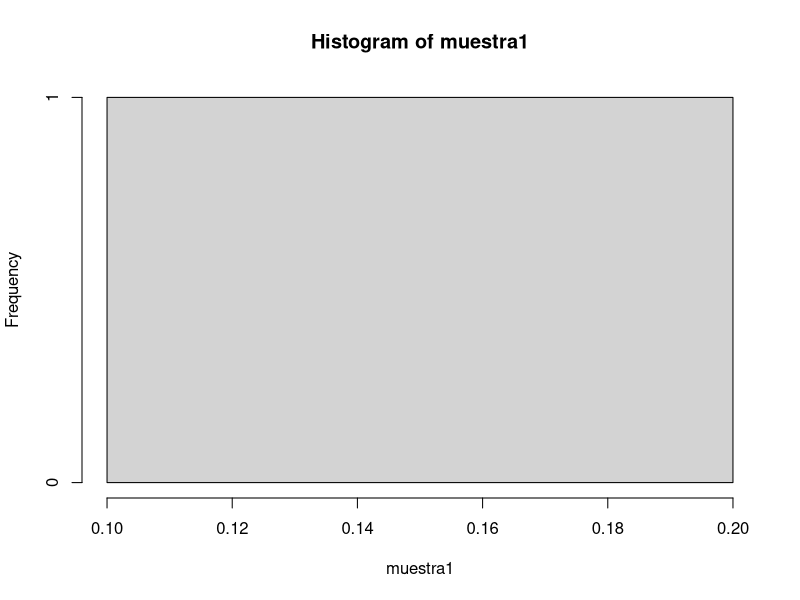
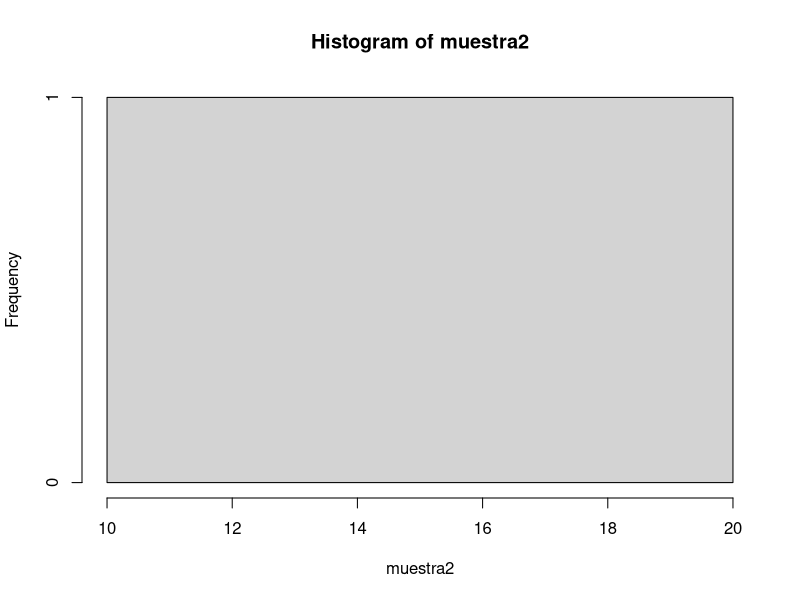
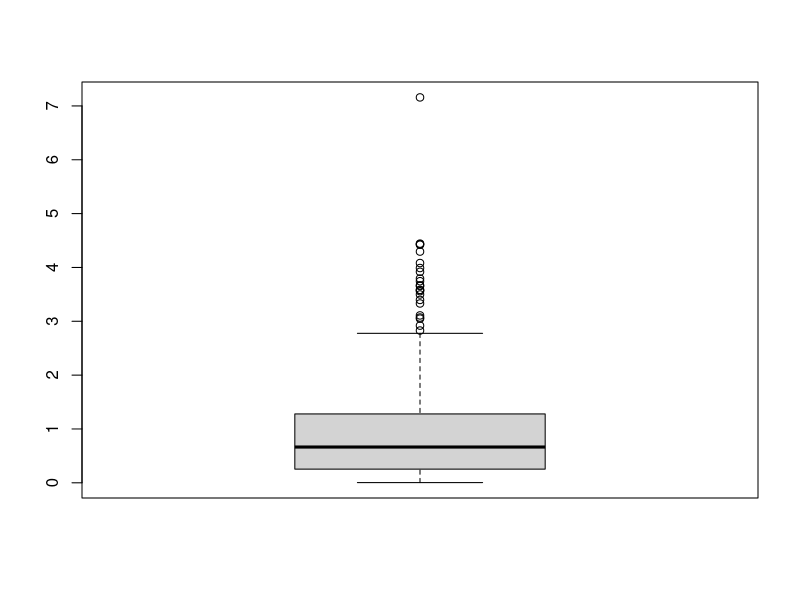

Reproduce these figures in R, in order.
tamaño <- rnorm(1000)
randDensity <- dnorm(tamaño)
muestra1 <- rnorm(n=1,mean = 0, sd= 1)
muestra2 <- rnorm(n=1, mean = 5, sd=81)
hist(muestra1)
hist(muestra2)
#la desviacion estandar es la raiz de la varianza 
tam <- rexp(500)
rexp(500,rate=20)
mean(tam,trim = 0,na.rm=FALSE)

mean(tam,trim=0,na.rm= FALSE)
quantile(tam,probs = 0.33)
#es menor que el el cuantil de la distribucion
boxplot(tam)
#si existen valores extremos
